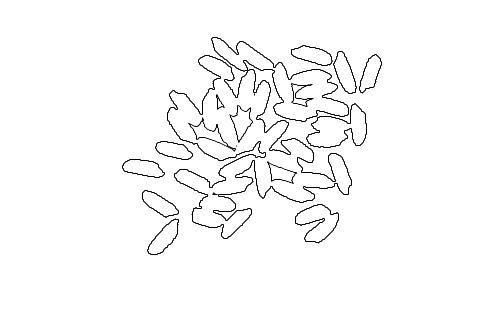
#> input picture kStTn.jpg, 484 x 323 px, found by its file name
$ python concave_corner.py   (older library calls are emulated)
#> lines starting #> are read from the running program, lines starting #| are printed output that depends on the picture; after the words box and inside, x2 and y2 are one past the last pixel; in counts of white or black regions, pixels touching at a corner belong together
#> further down, img is the input picture: shape (323, 484, 3); min 0, max 255, mean 248.3
import cv2
import matplotlib.pyplot as plt
import numpy as np

PATH = "/Users/sriharsha/Documents/Agricx/rice_defects/kStTn.jpg"


# [71 lines left out: functions create_tree, split_nodes, reject_leaves, reject_parentnodes, reject_leafnodes, draw_edges and 1 more, not called in this run]


def concave_corner_points(image):

    gray = cv2.cvtColor(image, cv2.COLOR_BGR2GRAY)
    _, thresh = cv2.threshold(gray, 125, 255, cv2.THRESH_BINARY_INV)
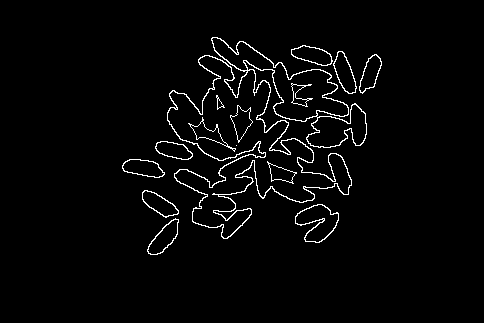
#> thresh: shape (323, 484); 2.8% white in thin lines or dots, all inside (x1, y1, x2, y2) = (122, 37, 382, 255)

    _, noisy_contours, hierarchy = cv2.findContours(thresh,cv2.RETR_TREE, cv2.CHAIN_APPROX_SIMPLE)
#> noisy_contours = 41 contours, 11 with area under 20; largest, box (x1, y1, x2, y2) and area: (167, 37, 367, 239) 18542, (167, 55, 352, 239) 12618, (211, 37, 349, 122) 3666, (306, 104, 367, 148) 1443, (295, 204, 339, 243) 987
#> (the run stopped early here; a loop or call above may not have finished)
